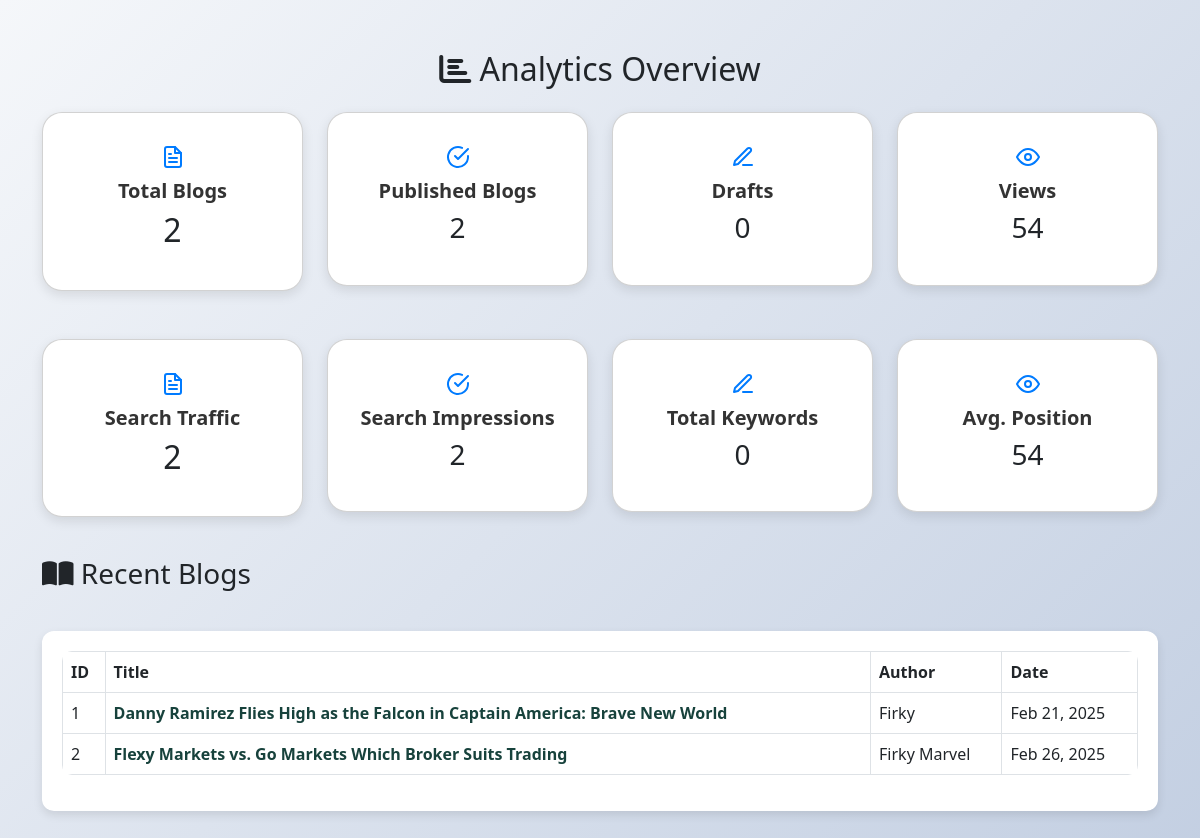
Screenshot of /admin/dashboard_content.php with the database file from the repository.
### tables this page shows
CREATE TABLE `blogs` (
  `id` int(11) NOT NULL,
  `title` varchar(255) NOT NULL,
  `status` enum('published','draft') NOT NULL,
  `views` int(11) DEFAULT 0,
  `created_at` timestamp NOT NULL DEFAULT current_timestamp(),
  `content` text NOT NULL,
  `author` varchar(255) NOT NULL,
  `featured_image` varchar(255) NOT NULL
);

### blog/blog.php (the view, shortened to what this page needs)
<?php
include '../config/db.php';
$sql = "SELECT * FROM blogs";
$blog = $conn->query($sql);
$sn = 1;
?>
<!DOCTYPE html>
<html lang="en">
<head>
    <link rel="stylesheet" href="https://cdn.jsdelivr.net/npm/bootstrap@5.3.0/dist/css/bootstrap.min.css">
</head>
<body>
    <div class="table-container">
        <table class="table table-bordered table-hover">
            <thead>
                <tr>
                    <th>ID</th>
                    <th>Title</th>
                    <th>Author</th>
                    <th>Date</th>
                </tr>
            </thead>
            <tbody>
                <?php
                if ($blog->num_rows > 0) {
                    while($row = $blog->fetch_assoc()) {
                        echo "<tr>";
                        echo "<td>" . $sn++ . "</td>";
                        echo "<td><a href='../admin/dashboard.php?view=post&id=" . $row['id'] . "' class='post-title-link'>" . $row['title'] . "</a></td>";
                        echo "<td>" . $row["author"] . "</td>";
                        echo "<td>" . date("M d, Y", strtotime($row["created_at"])) . "</td>";
                        echo "</tr>";
                    }
                } else {
                    echo "<tr><td colspan='4' class='text-center'>No results found</td></tr>";
                }
                ?>
            </tbody>
        </table>
    </div>
</body>
</html>

### admin/dashboard_content.php (style rules this page uses)
body { background: linear-gradient(135deg, #f5f7fa, #c3cfe2); font-family: 'Arial', sans-serif; }

### blog/blog.php (style rules this page uses)
.table-container { max-width: 100%; margin: 40px auto; background: white; padding: 20px; border-radius: 12px; box-shadow: 0 4px 10px rgba(0, 0, 0, 0.1); }
table { border-collapse: collapse; width: 100%; overflow: hidden; border-radius: 10px; }
thead { color: white; }
tbody tr { transition: 0.3s; }
td { vertical-align: middle; }
.post-title-link { font-weight: bold; color: #17423C; text-decoration: none; transition: color 0.3s, text-decoration 0.3s; }

### rows the page displays
blogs: title "Danny Ramirez Flies High as the Falcon in Captain America: Brave New World", author "Firky", created_at "Feb 21, 2025"
blogs: title "Flexy Markets vs. Go Markets Which Broker Suits Trading", author "Firky Marvel", created_at "Feb 26, 2025"

### other values shown
$totalBlogs "2"
$publishedBlogs "2"
$draftBlogs "0"
$totalViews "54"
